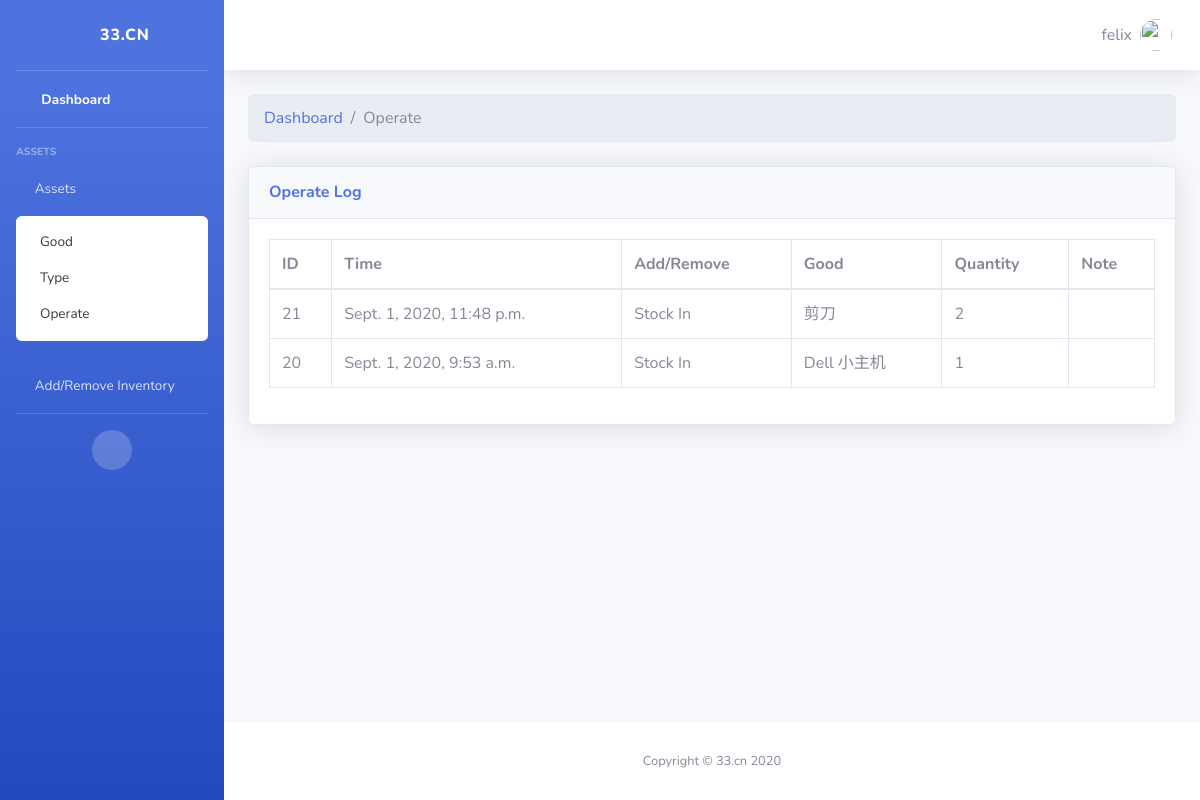
The app's page /operate/ (signed in), older data.
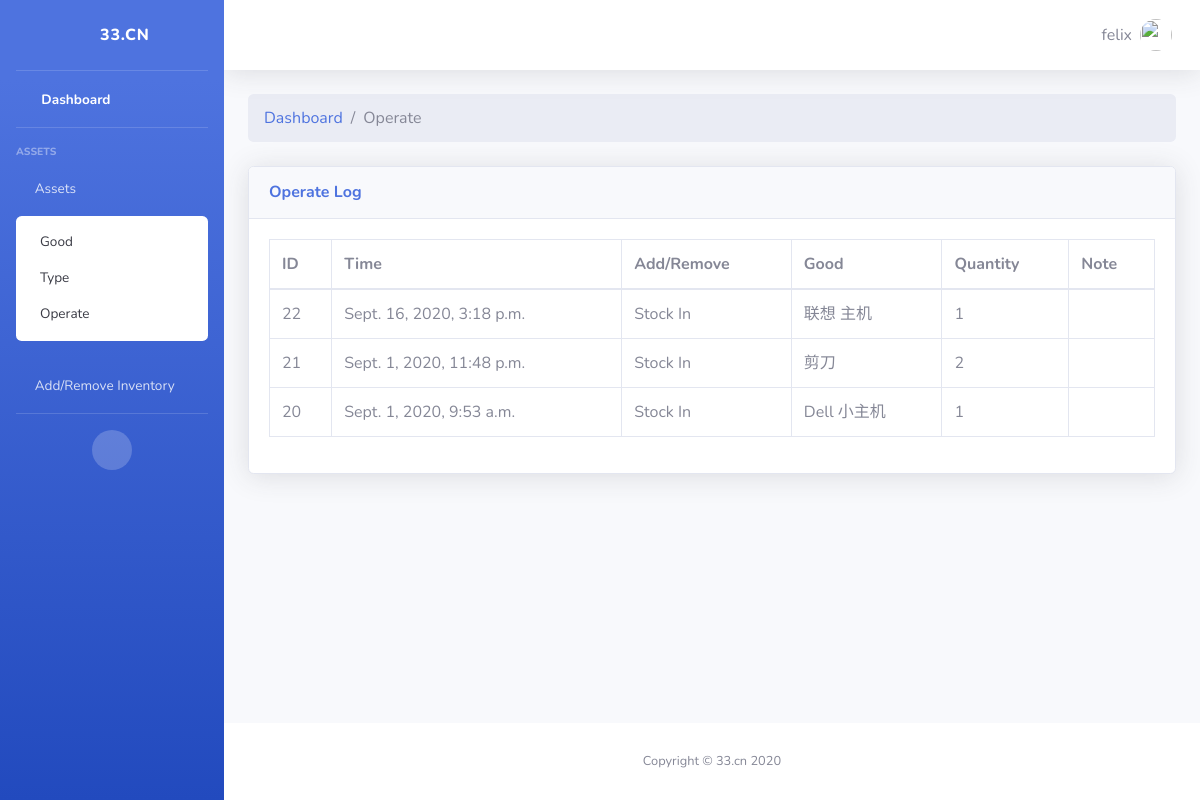
The same page, newer data.
### fzm/models.py (models this page shows, shortened)
class StockOperate(models.Model):
    the_time = models.DateTimeField('Stock Operate time')
    good = models.ForeignKey(Good, on_delete=models.CASCADE)
    operate_quantity = models.IntegerField(default=0)
    note = models.CharField(max_length=200, default='')

class Good(models.Model):
    good_name = models.CharField(max_length=200)
    type = models.ForeignKey(Type, on_delete=models.CASCADE)
    quantity = models.IntegerField(default=0)

### fzm/views.py (the view)
# urls.py: path('operate/', views.view_operate, name='operate'),
@login_required
def view_operate(request):
    operate_list = StockOperate.objects.order_by('-id')
    return render(request, 'fzm/operate.html', {
        'operate_list': operate_list,
    })

### fzm/templates/fzm/operate.html
{% extends "fzm/layout.html" %}
{% block content %}
<ol class="breadcrumb mb-4">
    <li class="breadcrumb-item"><a href="index.html">Dashboard</a></li>
    <li class="breadcrumb-item active">Operate</li>
</ol>
<div class="card shadow mb-4">
<div class="card-header py-3">
  <h6 class="m-0 font-weight-bold text-primary">Operate Log</h6>
</div>
<div class="card-body">
  <div class="table-responsive">
    <table class="table table-bordered" id="dataTable" width="100%" cellspacing="0">
      <thead>
        <tr>
            <th>ID</th>
            <th>Time</th>
            <th>Add/Remove</th>
            <th>Good</th>
            <th>Quantity</th>
            <th>Note</th>
        </tr>
      </thead>
      <tbody>
        {% if operate_list %}
            {% for operate in operate_list %}
                <tr role="row" class="odd">
                    <td class="sorting_1">{{ operate.id }}</td>
                    <td class="sorting_1">{{ operate.the_time }}</td>
                    <td class="sorting_1">
                        {% if operate.operate_quantity > 0 %}
                            Stock In
                        {% else %}
                            Stock Out
                        {% endif %}
                    </td>
                    <td class="sorting_1">{{ operate.good.good_name }}</td>
                    <td class="sorting_1">{{ operate.operate_quantity }}</td>
                    <td class="sorting_1">{{ operate.note }}</td>
                </tr>
            {% endfor %}
        {% else %}
            <p>Null</p>
        {% endif %}
      </tbody>
    </table>
  </div>
</div>
</div>
{% endblock %}

### fzm/templates/fzm/layout.html (shortened to what this page needs)
<!DOCTYPE html>
{% load static %}
<html lang="en">
<head>
  <link href="{% static 'fzm/vendor/fontawesome-free/css/all.min.css' %}" rel="stylesheet" type="text/css">
  <link href="{% static 'fzm/css/sb-admin-2.min.css' %}" rel="stylesheet">
</head>
<body id="page-top">
  <div id="wrapper">
    <ul class="navbar-nav bg-gradient-primary sidebar sidebar-dark accordion" id="accordionSidebar">
      <a class="sidebar-brand d-flex align-items-center justify-content-center" href="{% url 'fzm:index' %}">
        <div class="sidebar-brand-icon rotate-n-15">
          <i class="fas fa-laugh-wink"></i>
        </div>
        <div class="sidebar-brand-text mx-3">33.cn</div>
      </a>
      <hr class="sidebar-divider my-0">
      <li class="nav-item active">
        <a class="nav-link" href="{% url 'fzm:index' %}">
          <i class="fas fa-fw fa-tachometer-alt"></i>
          <span>Dashboard</span></a>
      </li>
      <hr class="sidebar-divider">
      <div class="sidebar-heading">
        Assets
      </div>
      <li class="nav-item">
        <a class="nav-link collapsed" href="#" data-toggle="collapse" data-target="#collapseTwo" aria-expanded="true" aria-controls="collapseTwo">
          <i class="fas fa-warehouse"></i>
          <span>Assets</span>
        </a>
        <div id="collapseTwo" class="collapse show" aria-labelledby="headingTwo" data-parent="#accordionSidebar">
          <div class="bg-white py-2 collapse-inner rounded">
            <a class="collapse-item" href="{% url 'fzm:good' %}">Good</a>
            <a class="collapse-item" href="{% url 'fzm:type' %}">Type</a>
            <a class="collapse-item" href="{% url 'fzm:operate' %}">Operate</a>
          </div>
        </div>
        <a class="nav-link" href="{% url 'fzm:stock' %}">
          <i class="fas fa-plus-circle"></i>
          <span>Add/Remove Inventory</span></a>
      </li>
      <hr class="sidebar-divider d-none d-md-block">
      <div class="text-center d-none d-md-inline">
        <button class="rounded-circle border-0" id="sidebarToggle"></button>
      </div>
    </ul>
    <div id="content-wrapper" class="d-flex flex-column">
      <div id="content">
        <nav class="navbar navbar-expand navbar-light bg-white topbar mb-4 static-top shadow">
          <ul class="navbar-nav ml-auto">
            <li class="nav-item dropdown no-arrow">
              <a class="nav-link dropdown-toggle" href="#" id="userDropdown" role="button" data-toggle="dropdown" aria-haspopup="true" aria-expanded="false">
                <span class="mr-2 d-none d-lg-inline text-gray-600 mid">
                  {{ user.get_username }}
                </span>
                <img class="img-profile rounded-circle" src="{% static 'fzm/img/avatar.png' %}">
              </a>
            </li>
          </ul>
        </nav>
        <div class="container-fluid">
          {% block content %}{% endblock %}
        </div>
      </div>
      <footer class="sticky-footer bg-white">
        <div class="container my-auto">
          <div class="copyright text-center my-auto">
            <span>Copyright &copy; 33.cn 2020</span>
          </div>
        </div>
      </footer>
    </div>
  </div>
</body>
</html>

Row changes from the older to the newer data that the page shows:
added StockOperate: id "22", the_time "Sept. 16, 2020, 3:18 p.m.", shows "Stock In", good.good_name "联想 主机", operate_quantity "1"
